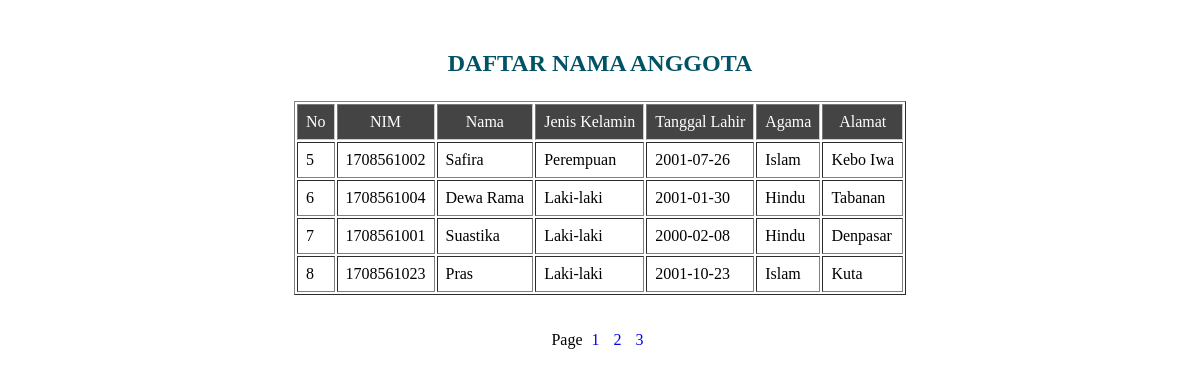
The app's page /pagination.php?halaman=2 with its own data.
### tables this page shows
CREATE TABLE `mahasiswa` (
  `id` int(11) NOT NULL,
  `nim` int(11) NOT NULL,
  `nama` varchar(30) NOT NULL,
  `jk` varchar(10) NOT NULL,
  `tgl_lahir` date NOT NULL,
  `agama` varchar(10) NOT NULL,
  `alamat` text NOT NULL
);

### pagination.php (the view, shortened to what this page needs)
<div class="title"> <p align="center">DAFTAR NAMA ANGGOTA</p> </div>
	<?php
		include "koneksi.php";
		$batas = 4;
		$page = isset($_GET['halaman'])? (int)$_GET["halaman"]:1;
		if ($page > 1) {
			$start = ($page * $batas) - $batas;
		}else{
			$start=0;
		}
		$sql = "SELECT * FROM mahasiswa";
		$sql2 = mysqli_query($conn, $sql);
		$total = mysqli_num_rows($sql2);
		$pages = ceil($total/$batas);
		$query = "SELECT * FROM mahasiswa LIMIT $start, $batas";
		$result = mysqli_query($conn, $query);
		echo"<table border='1px' align='center' cellpadding='8'>";
			echo"<tr id='tr'>";
				echo"<td>No</td>";
				echo"<td>NIM</td>";
				echo"<td>Nama</td>";
				echo"<td>Jenis Kelamin</td>";
				echo"<td>Tanggal Lahir</td>";
				echo"<td>Agama</td>";
				echo"<td>Alamat</td>";
			echo"</tr>";
			while ($row = mysqli_fetch_assoc($result))
			{
				echo"<tr>";
					echo"<td>".$row['id']."</td>";
					echo"<td>".$row['nim']."</td>";
					echo"<td>".$row['nama']."</td>";
					echo"<td>".$row['jk']."</td>";
					echo"<td>".$row['tgl_lahir']."</td>";
					echo"<td>".$row['agama']."</td>";
					echo"<td>".$row['alamat']."</td>";
				echo"</tr>";
			}
		echo"</table>";
	?>
	<center>Page
		<?php for ($i=1; $i<=$pages; $i++){ ?>
			<a href="pagination.php?halaman=<?php echo $i;?>" class="page"><?php echo $i; ?></a>
		<?php } ?>
	</center>

### pagination.php (style rules this page uses)
.title { font-family: Clarendon; font-size: 150%; color: #005266; font-weight: bold; margin-top: 50px; }
#tr { border:1px solid #ccc; background:#444; color:fff; padding:12px; text-align:center; }
.page { text-decoration: none; padding: 5px; }

### records on screen
mahasiswa: id "5", nim "1708561002", nama "Safira", jk "Perempuan", tgl_lahir "2001-07-26", agama "Islam", alamat "Kebo Iwa"
mahasiswa: id "6", nim "1708561004", nama "Dewa Rama", jk "Laki-laki", tgl_lahir "2001-01-30", agama "Hindu", alamat "Tabanan"
mahasiswa: id "7", nim "1708561001", nama "Suastika", jk "Laki-laki", tgl_lahir "2000-02-08", agama "Hindu", alamat "Denpasar"
mahasiswa: id "8", nim "1708561023", nama "Pras", jk "Laki-laki", tgl_lahir "2001-10-23", agama "Islam", alamat "Kuta"
